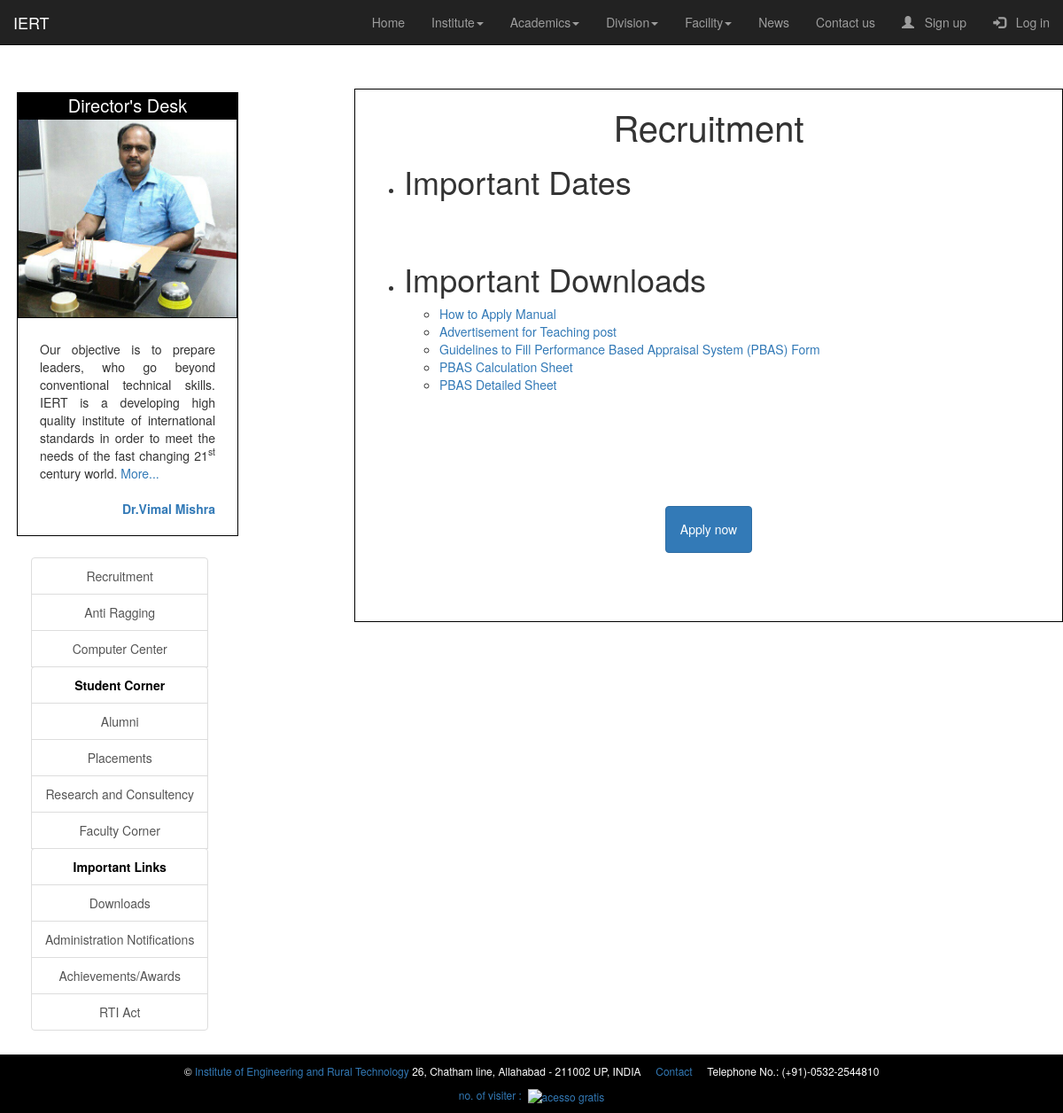
The app's page /aside/recruitment, older data.
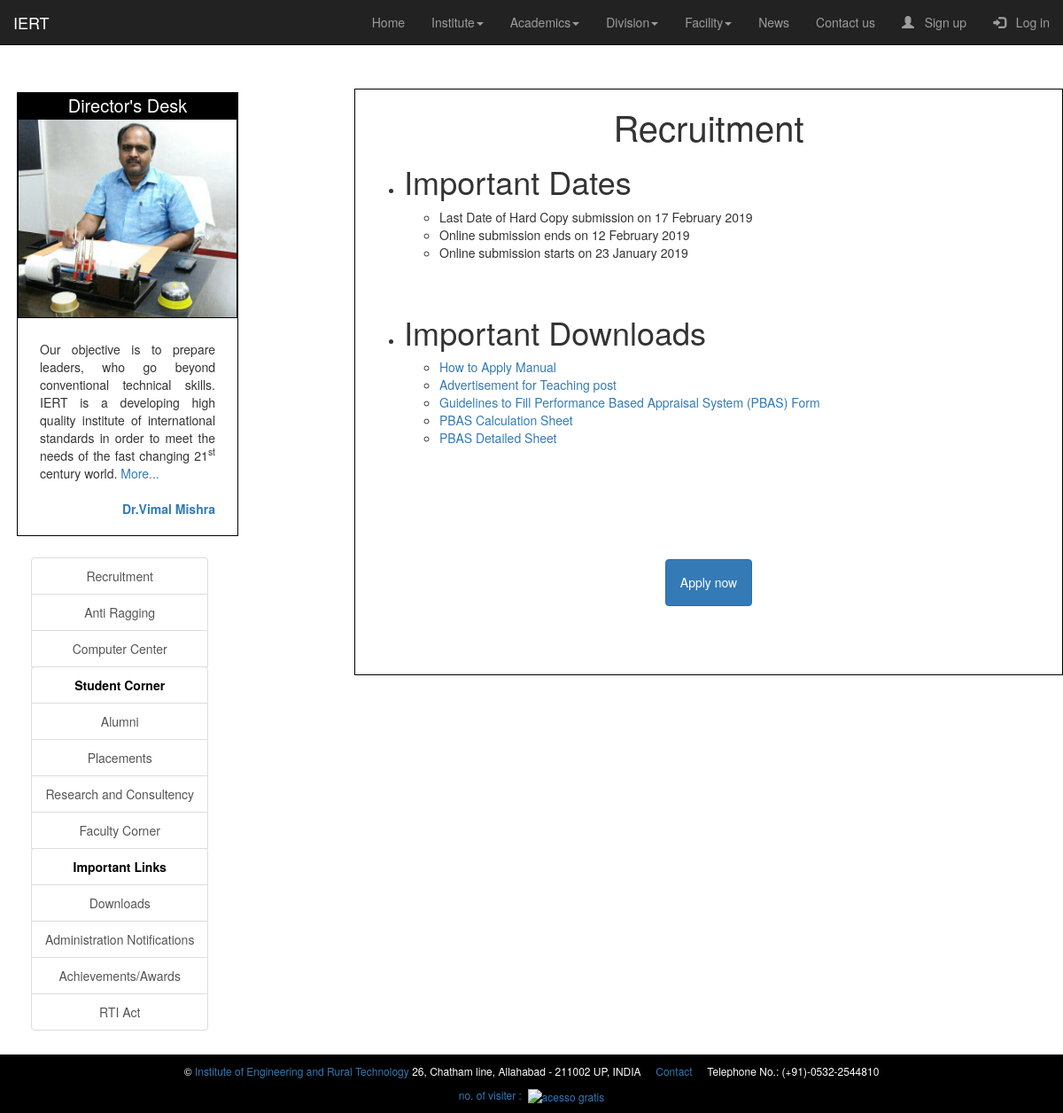
The same page, newer data.
### aside/models.py (models this page shows, shortened)
class recruitment_notice(models.Model):
    notice=models.CharField(max_length=1000)

### aside/views.py (the view)
# urls.py: path('recruitment',views.recruitment,name='recruitment'),
def recruitment(request):
    l=recruitment_notice.objects.all()
    page_details={
         "li":l,
         "title":"recruitment"
    }
    return render(request,"aside/recruitment.html",page_details)

### aside/templates/aside/recruitment.html
{% extends "home/index.html" %}
{% load static %}
{% block start %}
<div class="col-md-8" style="border: 1px solid black;">
<h1 style="text-align: center; font-size: 4rem;"> Recruitment </h1>
<ul>
  <li>
     <h1>Important Dates</h1>
    <ul>
      {% for i in li %}
      <li>{{i.notice}}</li>
      {% endfor %}
    </ul>
  </li>
  <br/>
  <br/>
  <li>
     <h1>Important Downloads </h1>
    <ul>
      <li><a href="{% static "aside/pdf/Guidelines.pdf" %}" target="_blank"> How to Apply Manual </a></li>
      <li><a href="{% static "aside/pdf/Advertisementfinal.pdf" %}" target="_blank"> Advertisement for Teaching post </a></li>
      <li><a href="{% static "aside/pdf/Instructional_Manual.pdf" %}" target="_blank"> Guidelines to Fill Performance Based Appraisal System (PBAS) Form </a></li>
      <li><a href="{% static "aside/pdf/PBAS_CALCULATION_SHEET.docx" %}" target="_blank"> PBAS Calculation Sheet </a></li>
      <li><a href="{% static "aside/pdf/PBASDetailSheet.docx" %}" target="_blank"> PBAS Detailed Sheet </a></li>
    </ul>
  </li>
</ul>
<br/>
<br/>
<center>
<a class="btn btn-primary" href="#" target="_blank" style="padding: 2%; margin: 10%;"> Apply now </a>
</center>
</div>
{% endblock %}

Row changes from the older to the newer data that the page shows:
added recruitment_notice: notice "Last Date of Hard Copy submission on 17 February 2019"
added recruitment_notice: notice "Online submission ends on 12 February 2019"
added recruitment_notice: notice "Online submission starts on 23 January 2019"
